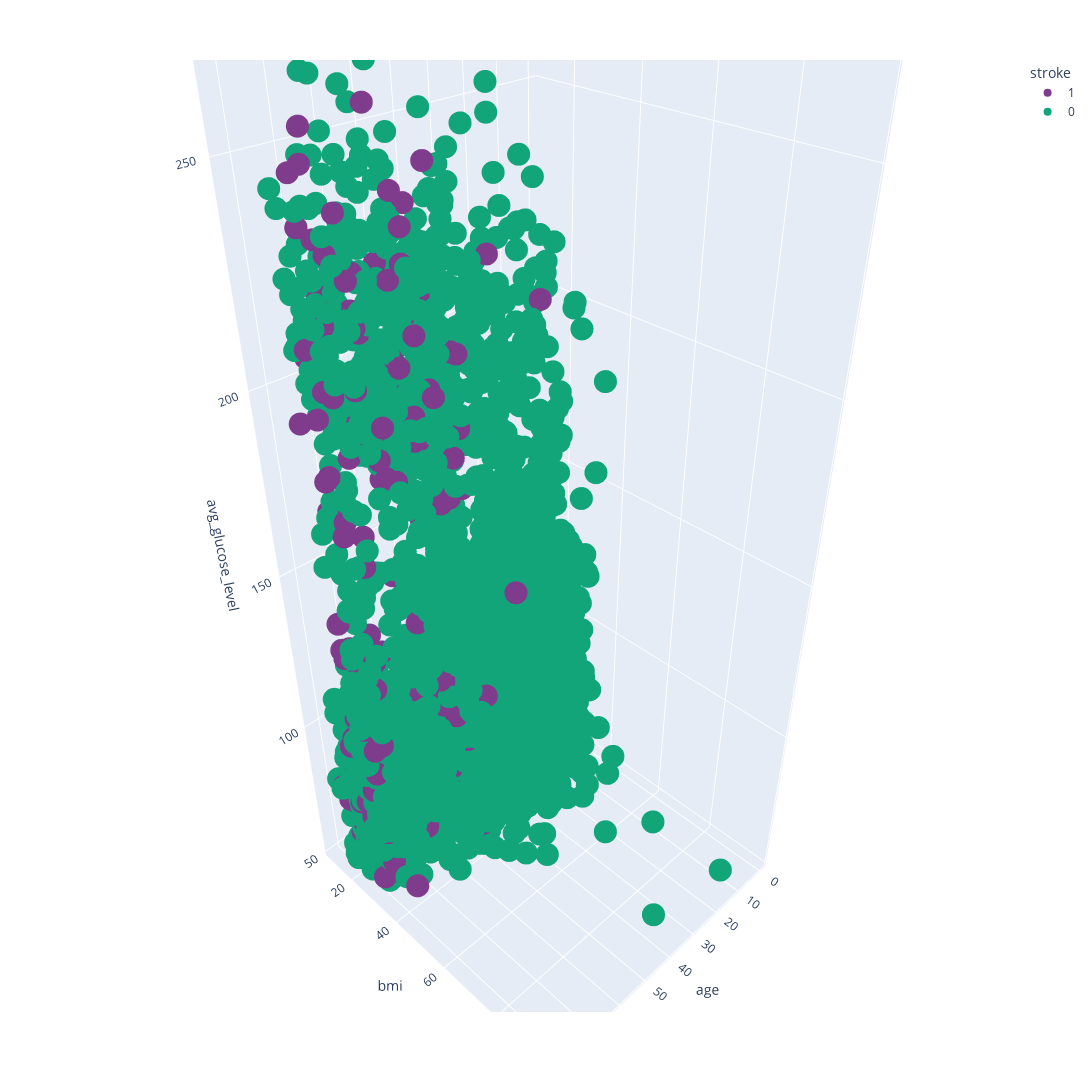

Notebook source saved alongside this figure:
### Markdown cell above
- Analysing more than 2 variables/features/columns at a time.
- Bivariate analysis can be descriptive or inferential. 
- We can use any multivariate plots to demonstrate univariate analysis like 3D scatter plot, Contour plots, heatmaps.

### Code cell
import plotly.express as px
fig = px.scatter_3d(df_imp, x='age', y='bmi', z='avg_glucose_level',
              color='stroke',color_discrete_sequence=px.colors.qualitative.Bold, width=1200, height=1200)
fig.show()

### Figure 1 — Plotly figure (JSON) as saved in the notebook; plotly's stock layout.template omitted (floating-point values rounded to 4 significant figures; data arrays with more than 128 entries replaced by an {"elided": "..."} marker saying what was removed)
{"data": [{"hovertemplate": "stroke=1<br>age=%{x}<br>bmi=%{y}<br>avg_glucose_level=%{z}<extra></extra>", "legendgroup": "1", "marker": {"color": "rgb(127, 60, 141)", "symbol": "circle"}, "mode": "markers", "name": "1", "scene": "scene", "showlegend": true, "type": "scatter3d", "x": {"elided": "249 float values"}, "y": {"elided": "249 float values"}, "z": {"elided": "249 float values"}}, {"hovertemplate": "stroke=0<br>age=%{x}<br>bmi=%{y}<br>avg_glucose_level=%{z}<extra></extra>", "legendgroup": "0", "marker": {"color": "rgb(17, 165, 121)", "symbol": "circle"}, "mode": "markers", "name": "0", "scene": "scene", "showlegend": true, "type": "scatter3d", "x": {"elided": "4860 float values"}, "y": {"elided": "4860 float values"}, "z": {"elided": "4860 float values"}}], "layout": {"height": 1200, "legend": {"title": {"text": "stroke"}, "tracegroupgap": 0}, "margin": {"t": 60}, "scene": {"domain": {"x": [0, 1], "y": [0, 1]}, "xaxis": {"title": {"text": "age"}}, "yaxis": {"title": {"text": "bmi"}}, "zaxis": {"title": {"text": "avg_glucose_level"}}}, "width": 1200}}
